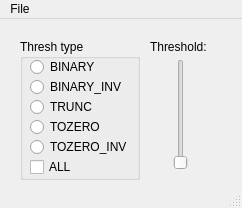
<?xml version="1.0" encoding="UTF-8"?>
<ui version="4.0">
 <class>MainWindow</class>
 <widget class="QMainWindow" name="MainWindow">
  <property name="geometry">
   <rect>
    <x>0</x>
    <y>0</y>
    <width>242</width>
    <height>208</height>
   </rect>
  </property>
  <property name="windowTitle">
   <string>MainWindow</string>
  </property>
  <widget class="QWidget" name="centralwidget">
   <widget class="QGroupBox" name="groupBox">
    <property name="geometry">
     <rect>
      <x>20</x>
      <y>20</y>
      <width>120</width>
      <height>141</height>
     </rect>
    </property>
    <property name="title">
     <string>Thresh type</string>
    </property>
    <widget class="QRadioButton" name="radioButton_tozero_inv">
     <property name="geometry">
      <rect>
       <x>10</x>
       <y>100</y>
       <width>101</width>
       <height>16</height>
      </rect>
     </property>
     <property name="text">
      <string>TOZERO_INV</string>
     </property>
    </widget>
    <widget class="QRadioButton" name="radioButton_tozero">
     <property name="geometry">
      <rect>
       <x>10</x>
       <y>80</y>
       <width>101</width>
       <height>16</height>
      </rect>
     </property>
     <property name="text">
      <string>TOZERO</string>
     </property>
    </widget>
    <widget class="QRadioButton" name="radioButton_binary">
     <property name="geometry">
      <rect>
       <x>10</x>
       <y>20</y>
       <width>101</width>
       <height>16</height>
      </rect>
     </property>
     <property name="text">
      <string>BINARY</string>
     </property>
    </widget>
    <widget class="QRadioButton" name="radioButton_trunc">
     <property name="geometry">
      <rect>
       <x>10</x>
       <y>60</y>
       <width>101</width>
       <height>16</height>
      </rect>
     </property>
     <property name="text">
      <string>TRUNC</string>
     </property>
    </widget>
    <widget class="QRadioButton" name="radioButton_binary_inv">
     <property name="geometry">
      <rect>
       <x>10</x>
       <y>40</y>
       <width>101</width>
       <height>16</height>
      </rect>
     </property>
     <property name="text">
      <string>BINARY_INV</string>
     </property>
    </widget>
    <widget class="QCheckBox" name="checkBox_all_types">
     <property name="geometry">
      <rect>
       <x>10</x>
       <y>120</y>
       <width>81</width>
       <height>16</height>
      </rect>
     </property>
     <property name="text">
      <string>ALL</string>
     </property>
    </widget>
   </widget>
   <widget class="QSlider" name="verticalSlider">
    <property name="geometry">
     <rect>
      <x>170</x>
      <y>40</y>
      <width>22</width>
      <height>111</height>
     </rect>
    </property>
    <property name="orientation">
     <enum>Qt::Vertical</enum>
    </property>
   </widget>
   <widget class="QLabel" name="label_threshold">
    <property name="geometry">
     <rect>
      <x>150</x>
      <y>20</y>
      <width>91</width>
      <height>16</height>
     </rect>
    </property>
    <property name="text">
     <string>Threshold:</string>
    </property>
   </widget>
  </widget>
  <widget class="QMenuBar" name="menubar">
   <property name="geometry">
    <rect>
     <x>0</x>
     <y>0</y>
     <width>242</width>
     <height>21</height>
    </rect>
   </property>
   <widget class="QMenu" name="menuFile">
    <property name="title">
     <string>File</string>
    </property>
    <addaction name="actionOpen"/>
    <addaction name="actionSave"/>
   </widget>
   <addaction name="menuFile"/>
  </widget>
  <widget class="QStatusBar" name="statusbar"/>
  <action name="actionOpen">
   <property name="text">
    <string>Open</string>
   </property>
  </action>
  <action name="actionSave">
   <property name="text">
    <string>Save</string>
   </property>
  </action>
 </widget>
 <resources/>
 <connections/>
</ui>
